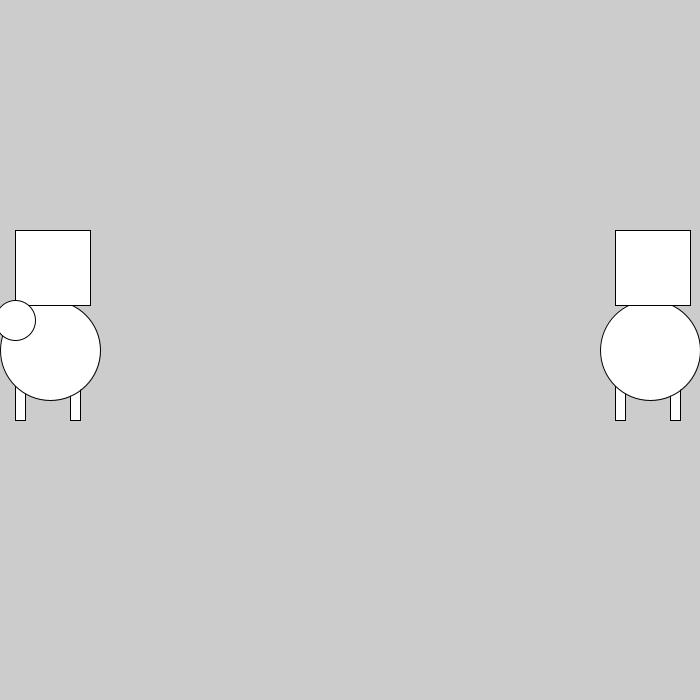
Frame 1 (no input)
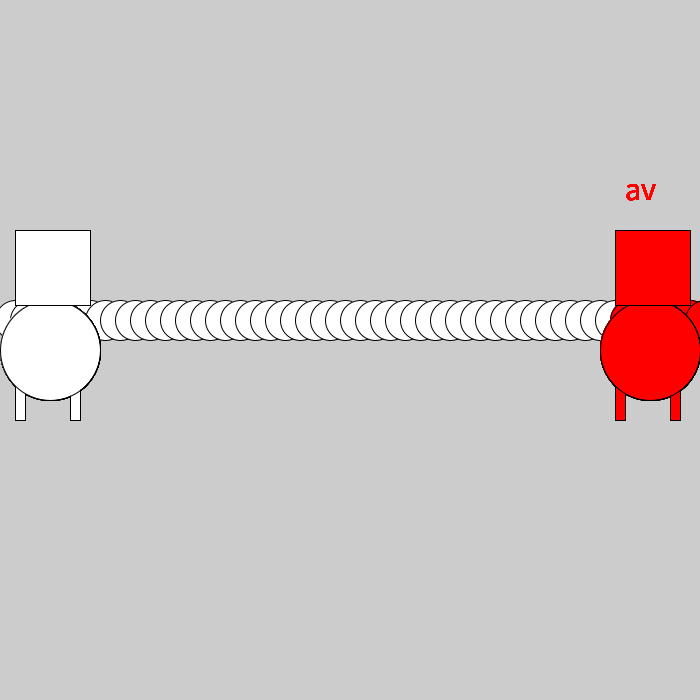
Frame 60 (the mouse pressed at the canvas centre just before this capture)
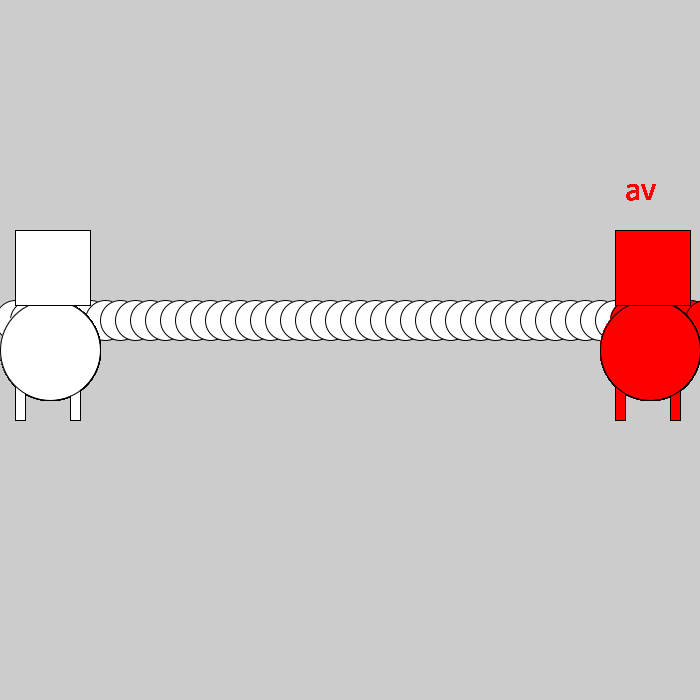
Frame 120 (the mouse held since frame 60 and released just before this capture)

The Processing sketch that drew these frames (run headless with seeded random() and noise(); from frame 60 on, the mouse is pressed at the canvas centre):

// Processing sketch: Duel_test
// ── Duel_test.pde
int x = 0;
int speed = 15;
boolean a =false;

void setup() {
  size(700, 700);
}

void draw() {
  clear();

  //cowboy1
  rect(15, 370, 10, 50); //ben
  rect(70, 370, 10, 50); //ben
  ellipse(50, 350, 100, 100); //mave
  rect(15, 230, 75, 75); //hovede
  fill(255);


  if (x>600) {
    fill(255, 0, 0); //farver cowboyen rød når han rammes af kuglen
    textSize(32);
    text("av",625,200);
  }
  
  //cowboy2
  rect(615, 370, 10, 50); //ben
  rect(670, 370, 10, 50); //ben
  ellipse(650, 350, 100, 100); //mave
  rect(615, 230, 75, 75); //hovede
  
    x = x + speed;
    ellipse(x, 320, 40, 40);
    fill(255);


}


void mousePressed() { //det her virker ikke
  if (!a) {
  };
  a = true;
  if (a) {
    x = x + speed;
    ellipse(x, 320, 50, 50);
  }
}
